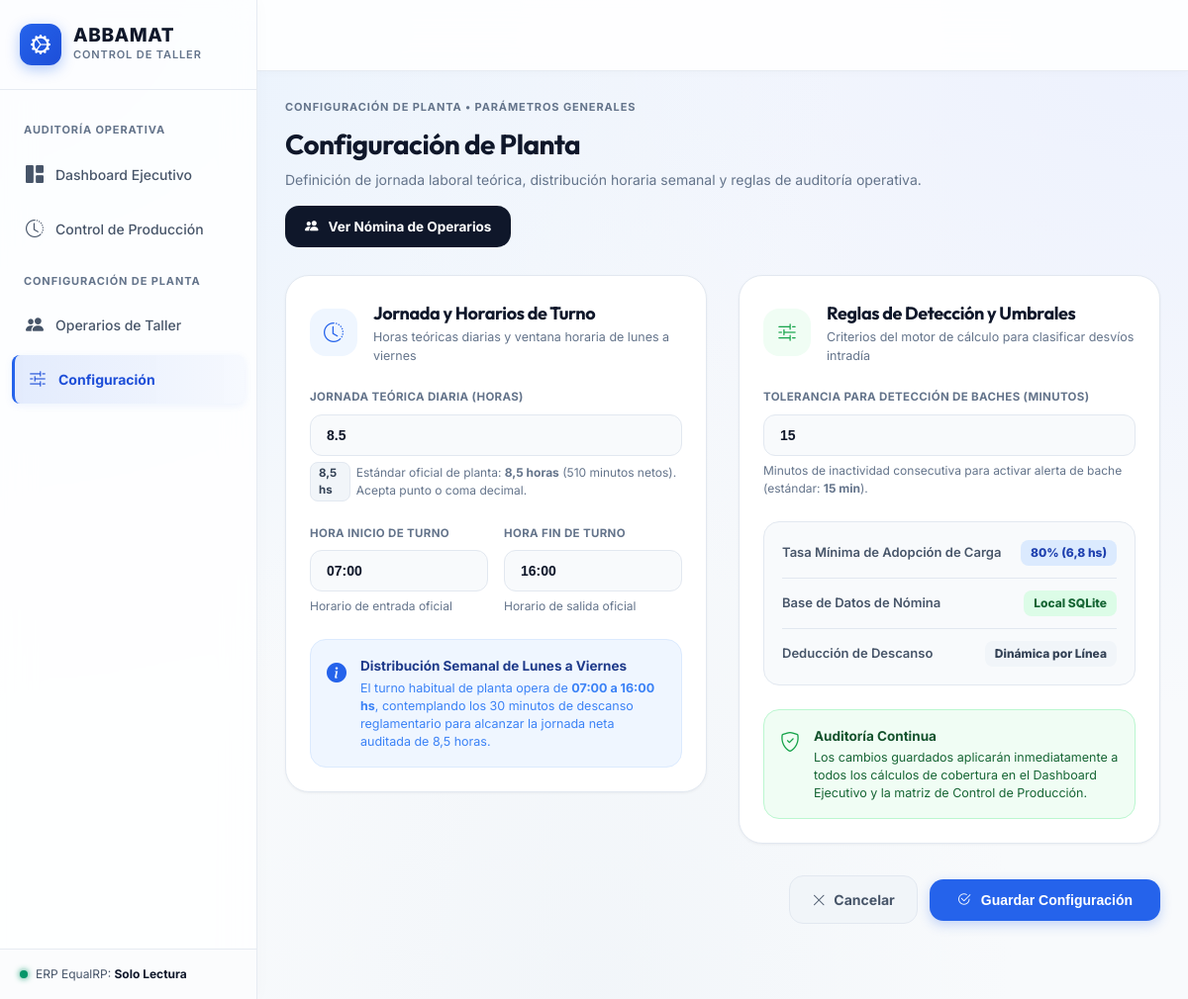
Page /parametros/ on the committed database.
### control_produccion/models.py (models this page shows, shortened)
class ParametroTaller(models.Model):
    jornada_teorica_horas = models.FloatField(
        default=8.5,
        verbose_name="Jornada Teórica Diaria (Horas)"
    )
    tolerancia_bache_minutos = models.IntegerField(
        default=15,
        verbose_name="Tolerancia para detección de baches intradía (minutos)"
    )
    hora_inicio_taller = models.CharField(
        max_length=10,
        default="07:00",
        verbose_name="Hora Teórica de Inicio"
    )
    hora_fin_taller = models.CharField(
        max_length=10,
        default="16:00",
        verbose_name="Hora Teórica de Fin"
    )
    ultima_modificacion = models.DateTimeField(auto_now=True)
    class Meta:
        db_table = 'parametro_taller'
        verbose_name = 'Parámetro de Taller'
        verbose_name_plural = 'Parámetros de Taller'
    @classmethod
    def get_solo(cls):
        obj, _ = cls.objects.get_or_create(
            pk=1,
            defaults={
                'jornada_teorica_horas': 8.5,
                'tolerancia_bache_minutos': 15,
                'hora_inicio_taller': '07:00',
                'hora_fin_taller': '16:00',
            }
        )
        return obj

### control_produccion/views.py (the view, shortened to what this page needs)
# urls.py: path('parametros/', views.parametros_taller_view, name='parametros_taller'),
def parametros_taller_view(request):
    param = ParametroTaller.get_solo()
    context = {
        'seccion_activa': 'configuracion',
        'param': param,
    }
    return render(request, 'control_produccion/parametros_taller.html', context)

### control_produccion/context_processors.py (called while the page is built)
def fechas_auditoria_context(request):
    hoy = datetime.date.today()
    ayer = hoy - datetime.timedelta(days=1)
    manana = hoy + datetime.timedelta(days=1)
    hoy_str = hoy.strftime('%Y-%m-%d')
    return {
        'fecha_str': hoy_str,
        'fecha_desde_str': hoy_str,
        'fecha_hasta_str': hoy_str,
        'fecha_ayer': ayer.strftime('%Y-%m-%d'),
        'fecha_manana': manana.strftime('%Y-%m-%d'),
        'es_hoy': True,
        'operario_filtro': request.GET.get('operario', '').strip(),
    }

### templates/control_produccion/parametros_taller.html (shortened to what this page needs)
{% extends 'base.html' %}
{% load static %}
{% block extra_head %}
<link rel="stylesheet" href="https://cdnjs.cloudflare.com/ajax/libs/font-awesome/6.5.1/css/all.min.css">
{% endblock %}
{% block content %}
<div class="cfg-scope">
    <div class="cfg-breadcrumb">CONFIGURACIÓN DE PLANTA &bull; PARÁMETROS GENERALES</div>
    <div class="cfg-header">
        <div>
            <h1 class="cfg-title">Configuración de Planta</h1>
            <p class="cfg-subtitle">Definición de jornada laboral teórica, distribución horaria semanal y reglas de auditoría operativa.</p>
        </div>
        <div>
            <a href="{% url 'control_produccion:operarios_config' %}" class="cfg-btn-dark">
                <i class="bi bi-people-fill"></i>
                <span>Ver Nómina de Operarios</span>
            </a>
        </div>
    </div>
    <form method="POST" action="">
        <div class="grid grid-cols-1 lg:grid-cols-2 gap-8 items-start w-full">
            <div class="bg-white border border-slate-200 rounded-[24px] p-6 lg:p-8 shadow-xs space-y-6">
                <div class="cfg-card-head">
                    <div class="cfg-card-icon">
                        <i class="bi bi-clock-history"></i>
                    </div>
                    <div>
                        <h4>Jornada y Horarios de Turno</h4>
                        <p>Horas teóricas diarias y ventana horaria de lunes a viernes</p>
                    </div>
                </div>
                <div>
                    <label class="cfg-label">Jornada Teórica Diaria (Horas)</label>
                    <input type="text"
                           inputmode="decimal"
                           id="input_jornada_teorica"
                           name="jornada_teorica_horas"
                           value="{{ param.jornada_teorica_horas|stringformat:'g' }}"
                           class="cfg-input"
                           placeholder="8.5"
                           required
                           autocomplete="off"
                           oninput="this.value = this.value.replace(/,/g, '.').replace(/[^0-9.]/g, '').replace(/(\..*?)\..*/g, '$1');">
                    <div class="cfg-helper">
                        <span class="cfg-badge-info" id="badge_jornada_calc">{{ param.jornada_teorica_horas }} hs</span>
                        <span>Estándar oficial de planta: <strong>8,5 horas</strong> (510 minutos netos). Acepta punto o coma decimal.</span>
                    </div>
                </div>
                <div style="display: grid; grid-template-columns: 1fr 1fr; gap: 16px;">
                    <div>
                        <label class="cfg-label">Hora Inicio de Turno</label>
                        <input type="text" name="hora_inicio_taller" value="{{ param.hora_inicio_taller }}"
                               class="cfg-input" placeholder="07:00" required>
                        <div class="cfg-helper">Horario de entrada oficial</div>
                    </div>
                    <div>
                        <label class="cfg-label">Hora Fin de Turno</label>
                        <input type="text" name="hora_fin_taller" value="{{ param.hora_fin_taller }}"
                               class="cfg-input" placeholder="16:00" required>
                        <div class="cfg-helper">Horario de salida oficial</div>
                    </div>
                </div>
                <div class="cfg-callout">
                    <i class="bi bi-info-circle-fill"></i>
                    <div>
                        <div class="cfg-callout-title">Distribución Semanal de Lunes a Viernes</div>
                        <div class="cfg-callout-desc">
                            El turno habitual de planta opera de <strong>{{ param.hora_inicio_taller }} a {{ param.hora_fin_taller }} hs</strong>, contemplando los 30 minutos de descanso reglamentario para alcanzar la jornada neta auditada de 8,5 horas.
                        </div>
                    </div>
                </div>
            </div>
            <div class="bg-white border border-slate-200 rounded-[24px] p-6 lg:p-8 shadow-xs space-y-6">
                <div class="cfg-card-head">
                    <div class="cfg-card-icon" style="background: #f0fdf4; color: #16a34a;">
                        <i class="bi bi-sliders2"></i>
                    </div>
                    <div>
                        <h4>Reglas de Detección y Umbrales</h4>
                        <p>Criterios del motor de cálculo para clasificar desvíos intradía</p>
                    </div>
                </div>
                <div>
                    <label class="cfg-label">Tolerancia para Detección de Baches (Minutos)</label>
                    <input type="number" min="1" max="120" name="tolerancia_bache_minutos"
                           value="{{ param.tolerancia_bache_minutos }}" class="cfg-input" required>
                    <div class="cfg-helper">
                        <span>Minutos de inactividad consecutiva para activar alerta de bache (estándar: <strong>15 min</strong>).</span>
                    </div>
                </div>
                <div style="background: #f8fafc; border: 1px solid #e2e8f0; border-radius: 16px; padding: 18px; display: flex; flex-direction: column; gap: 12px;">
                    <div style="display: flex; justify-content: space-between; align-items: center;">
                        <span style="font-size: 13px; font-weight: 600; color: #475569;">Tasa Mínima de Adopción de Carga</span>
                        <span style="background: #dbeafe; color: #1e40af; padding: 4px 10px; border-radius: 8px; font-size: 12px; font-weight: 800;">80% (6,8 hs)</span>
                    </div>
                    <div style="height: 1px; background: #e2e8f0;"></div>
                    <div style="display: flex; justify-content: space-between; align-items: center;">
                        <span style="font-size: 13px; font-weight: 600; color: #475569;">Base de Datos de Nómina</span>
                        <span style="background: #dcfce7; color: #166534; padding: 4px 10px; border-radius: 8px; font-size: 12px; font-weight: 800;">Local SQLite</span>
                    </div>
                    <div style="height: 1px; background: #e2e8f0;"></div>
                    <div style="display: flex; justify-content: space-between; align-items: center;">
                        <span style="font-size: 13px; font-weight: 600; color: #475569;">Deducción de Descanso</span>
                        <span style="background: #f1f5f9; color: #334155; padding: 4px 10px; border-radius: 8px; font-size: 12px; font-weight: 800;">Dinámica por Línea</span>
                    </div>
                </div>
                <div class="cfg-callout" style="background: #f0fdf4; border-color: #bbf7d0;">
                    <i class="bi bi-shield-check" style="color: #16a34a;"></i>
                    <div>
                        <div class="cfg-callout-title" style="color: #14532d;">Auditoría Continua</div>
                        <div class="cfg-callout-desc" style="color: #166534;">
                            Los cambios guardados aplicarán inmediatamente a todos los cálculos de cobertura en el Dashboard Ejecutivo y la matriz de Control de Producción.
                        </div>
                    </div>
                </div>
            </div>
        </div>
        <div class="cfg-actions-bar">
            <a href="{% url 'control_produccion:operarios_config' %}" class="cfg-btn-cancel">
                <i class="bi bi-x-lg"></i>
                <span>Cancelar</span>
            </a>
            <button type="submit" class="cfg-btn-save">
                <i class="bi bi-check2-circle"></i>
                <span>Guardar Configuración</span>
            </button>
        </div>
    </form>
</div>
{% endblock %}

### static/css/styles.css (style rules this page uses)
:root { --bg-body: #f8fafc; --bg-glass-card: rgba(255, 255, 255, 0.82); --bg-glass-card-hover: rgba(255, 255, 255, 0.95); --bg-glass-sidebar: rgba(255, 255, 255, 0.85); --bg-glass-topbar: rgba(255, 255, 255, 0.88); --bg-surface: rgba(241, 245, 249, 0.75); --bg-surface-elevated: #ffffff; --backdrop-blur: blur(16px); --border-color: rgba(226, 232, 240, 0.85); --border-glass: rgba(255, 255, 255, 0.65); --border-focus: #2563eb; --text-primary: #0f172a; --text-secondary: #475569; --text-muted: #64748b; --color-primary: #2563eb; --color-primary-hover: #1d4ed8; --color-primary-glow: rgba(37, 99, 235, 0.25); --color-success: #059669; --color-success-bg: rgba(16, 185, 129, 0.12); --color-success-border: #a7f3d0; --color-warning: #d97706; --color-warning-bg: rgba(245, 158, 11, 0.12); --color-warning-border: #fde68a; --color-orange: #ea580c; --color-orange-bg: rgba(249, 115, 22, 0.12); --color-orange-border: #fed7aa; --color-danger: #dc2626; --color-danger-bg: rgba(239, 68, 68, 0.12); --color-danger-border: #fecaca; --color-info: #0284c7; --radius-sm: 8px; --radius-md: 12px; --radius-lg: 18px; --radius-full: 9999px; --shadow-card: 0 10px 25px -5px rgba(0, 0, 0, 0.05), 0 8px 10px -6px rgba(0, 0, 0, 0.02); --shadow-hover: 0 16px 30px -8px rgba(0, 0, 0, 0.08); --shadow-glass: 0 8px 32px 0 rgba(31, 38, 135, 0.06); --transition: all 0.2s cubic-bezier(0.4, 0, 0.2, 1); }
* { margin: 0; padding: 0; box-sizing: border-box; }
body { background-color: var(--bg-body); background-image: radial-gradient(at 0% 0%, rgba(219, 234, 254, 0.6) 0px, transparent 50%), radial-gradient(at 100% 0%, rgba(224, 231, 255, 0.5) 0px, transparent 50%), radial-gradient(at 50% 100%, rgba(241, 245, 249, 0.9) 0px, transparent 50%); background-attachment: fixed; color: var(--text-primary); font-family: 'Inter', -apple-system, BlinkMacSystemFont, "Segoe UI", Roboto, sans-serif; line-height: 1.5; min-height: 100vh; display: flex; flex-direction: column; }
h1, h2, h3, h4, h5, h6 { font-family: 'Outfit', 'Inter', sans-serif; font-weight: 700; letter-spacing: -0.02em; color: var(--text-primary); }

### rows in the picture
ParametroTaller: jornada_teorica_horas "8.5", jornada_teorica_horas "8,5", hora_inicio_taller "07:00", hora_fin_taller "16:00", tolerancia_bache_minutos "15"
